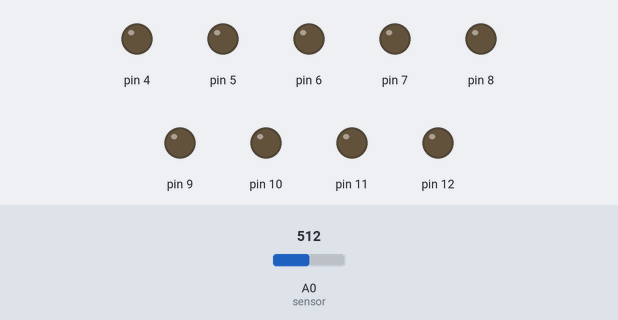
A sketch run on a simulated Arduino Uno, built with avr-gcc and run on an emulated ATmega328P. Parts: output pins drawn as LEDs (lit = HIGH). The test bench sets the inputs (shaded band); at power-on: A0 (sensor) = 512. Random numbers use the default seed unless the sketch sets one; the audio player accepts every command and is not drawn.

Above: at 1.7 s.
1.8 s: A0 (sensor) set to 308
3.4 s: A0 (sensor) set to 299
At 3.77 s:
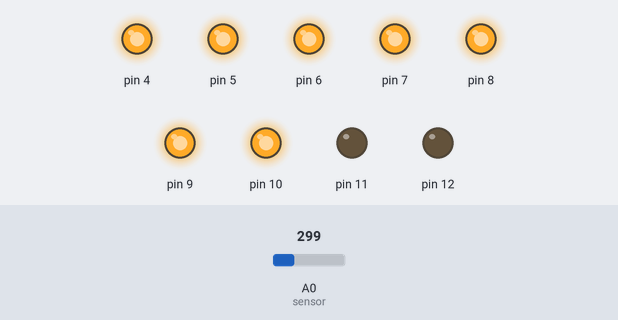
At 6.21 s:
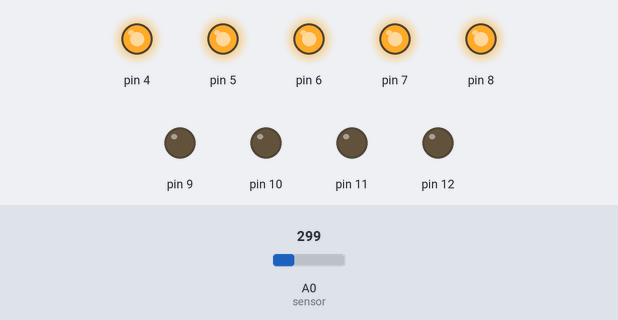
6.4 s: A0 (sensor) set to 391
9.4 s: A0 (sensor) set to 422
At 10.3 s:
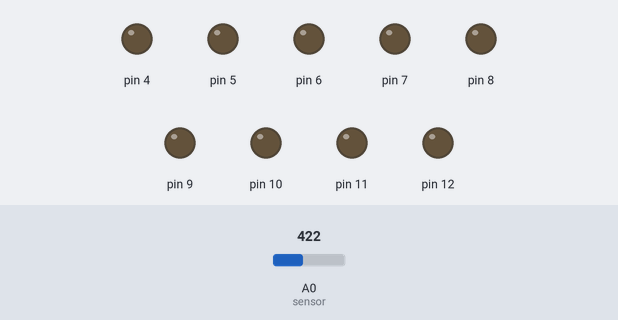
10.9 s: A0 (sensor) set to 290
Timing chart, 0 to 14.9 s (numbered marks = the images above; inputs shaded):
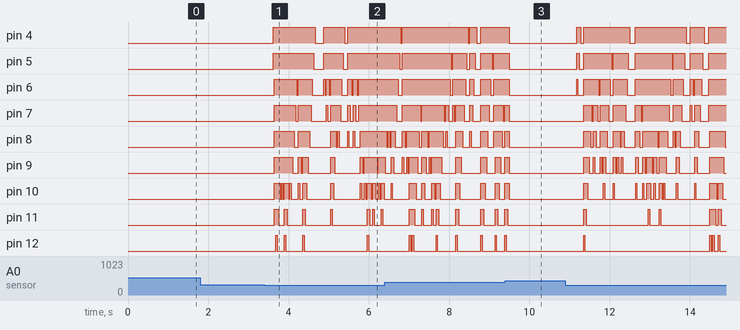

Measured:
- the behaviour switches between 300 and 299 on A0 (sensor) (found by bisection; images 0 and 1)
- the behaviour switches between 408 and 409 on A0 (sensor) (found by bisection; images 2 and 3)
- after the input at 1.8 s, every drawn part: stays the same
- after the input at 3.4 s, pin 4: goes HIGH 1.0 s, LOW 0.21 s, HIGH 0.53 s, LOW 0.07 s, then HIGH, starting after 0.22 s; pin 5: goes HIGH 1.0 s, LOW 0.24 s, HIGH 0.49 s, LOW 0.10 s, then HIGH, starting after 0.22 s; pin 8: LOW → HIGH after 0.25 s, → LOW 0.49 s later, → HIGH 0.11 s later, → LOW 0.28 s later, … (13 changes in this stretch)
- after the input at 9.4 s, pin 4: HIGH → LOW after 0.10 s

The sketch:

HandInHand_LED_EQ.ino
```cpp
#include "SoftwareSerial.h"
#include "DFRobotDFPlayerMini.h"
#include "SimpleTimer.h"

const int sensor = A0;
const int mp3_rx = 2;
const int mp3_tx = 3;

int value = 1023;
boolean touched = false;
boolean state;
unsigned long stopTime = 0;
int current = 0;

SoftwareSerial mp3Serial(mp3_rx, mp3_tx);
DFRobotDFPlayerMini myDFPlayer;
SimpleTimer timer;

void setup() {
  Serial.begin(9600);
  mp3Serial.begin(9600);

  if (!myDFPlayer.begin(mp3Serial)) {
    Serial.println(F("Unable to begin:"));
    Serial.println(F("1.Please recheck the connection!"));
    Serial.println(F("2.Please insert the SD card!"));
    while(true);
  }

  myDFPlayer.setTimeOut(500);
  myDFPlayer.volume(20);

  for (int i = 4; i <= 12; i++) {
    pinMode(i, OUTPUT);
  }

  timer.setInterval(10, checkSensor);
  timer.setInterval(35, changeLED);
}

void loop() {
  timer.run();
}

void checkSensor() {
  int raw = analogRead(sensor);
  value += (raw - value) * 0.1;

  //Serial.println(value);

  if (!touched && value < 300) {
    touched = true;

    if (millis() - stopTime > 2000) {
       myDFPlayer.next();
    } else {
       myDFPlayer.start();
    }
  } else if (touched && value >= 400) {
    touched = false;

    myDFPlayer.pause();
    stopTime = millis();
  }
}

void changeLED() {
  if (touched) {
    int r = random(10);
    if (current < r && random(10) < 5) {
      current = r;
    } else {
      current--;
      if (current < 0) current = 0;
    }
  } else {
    current = 0;
  }

  for (int i = 4; i <= 12; i++) {
    if (i - 4 < current) {
      digitalWrite(i, HIGH);
    } else {
      digitalWrite(i, LOW);
    }
  }
}
```
